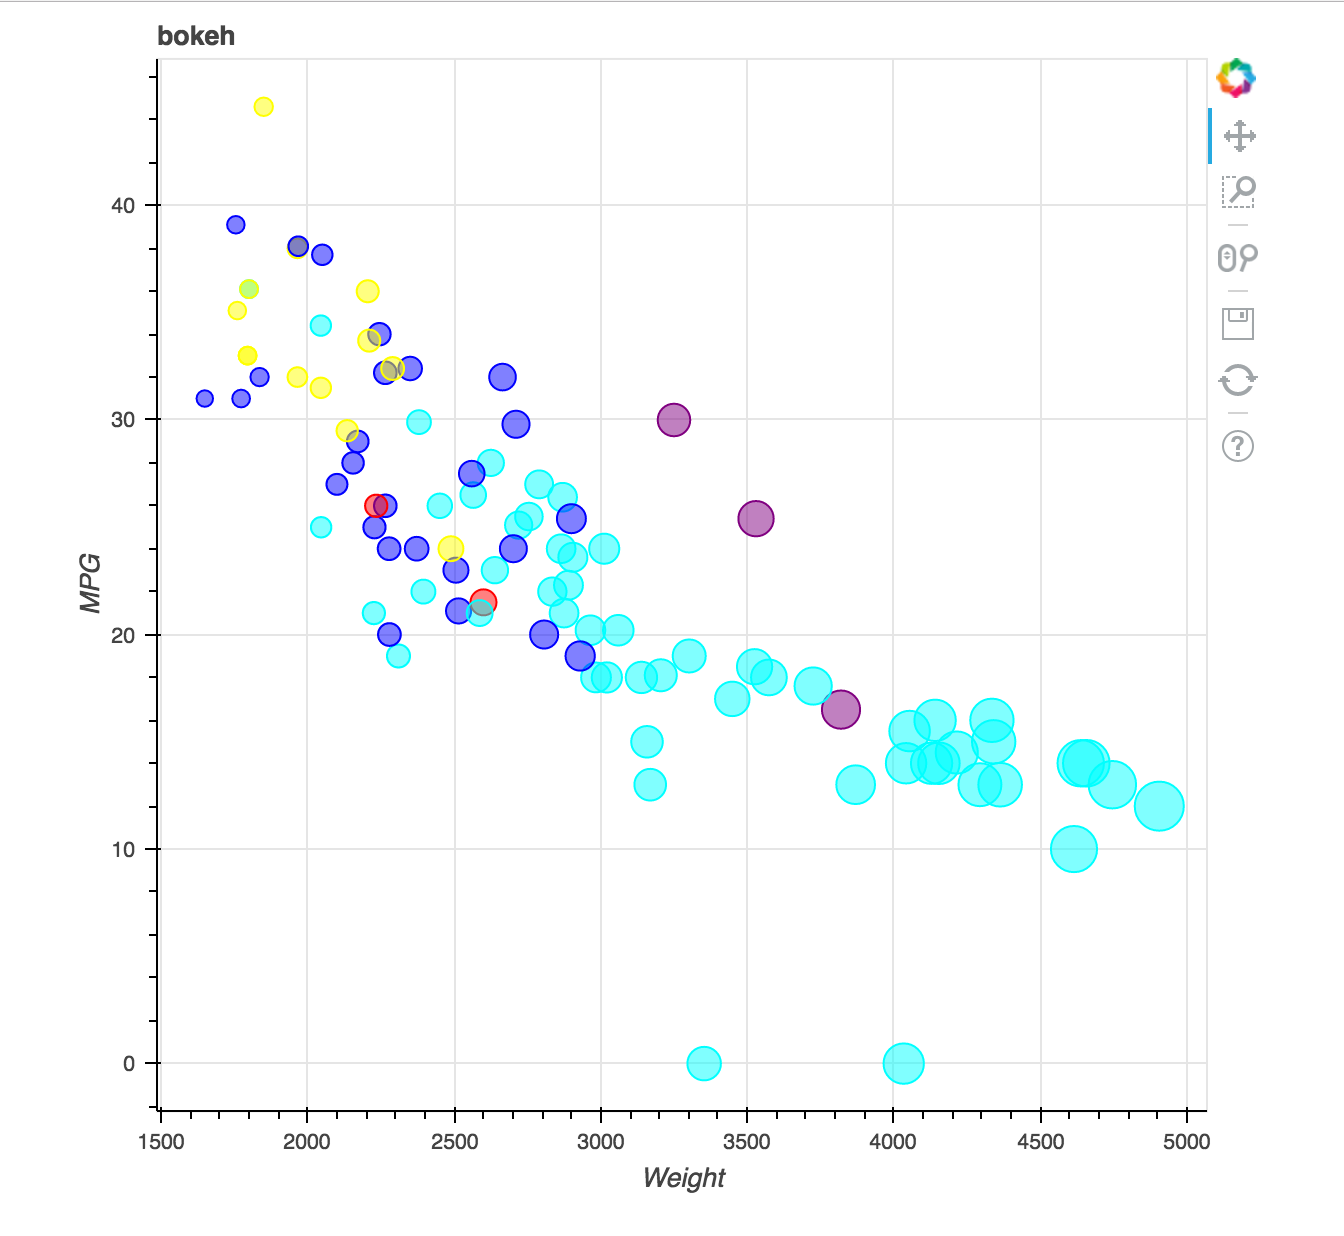

Recreate this plot in Python.
from bokeh.plotting import figure
from bokeh.plotting import show
from bokeh.plotting import output_file
import csv

f = open('../cars-sample.csv')
cars = list(csv.reader(f))
cars = cars[1:]

def getColumn(data,column):
    Attribution = []
    for row in data:
        if row[column] == 'NA':
            row[column] = 0
        Attribution.append(float(row[column]))
    return Attribution

def getColor(data,column):
    Attribution = []
    Mapping = {'bmw': 'red','toyota': 'blue','honda': 'yellow','mercedes' : 'purple','ford': 'cyan'}
    for row in data:
        if row[column] == 'NA':
            row[column] = 0
        Attribution.append(Mapping.get(row[column])) 
    return Attribution

Weight = getColumn(cars,7)
MPG = getColumn(cars,3)
area = [e/200 for e in Weight]
colorMap = getColor(cars,2)
print(colorMap)
fig = figure(title = "bokeh")
fig.circle(Weight, MPG, size = area , color = colorMap, fill_alpha = 0.5)
fig.xaxis.axis_label = 'Weight'
fig.yaxis.axis_label = 'MPG'
show(fig)
